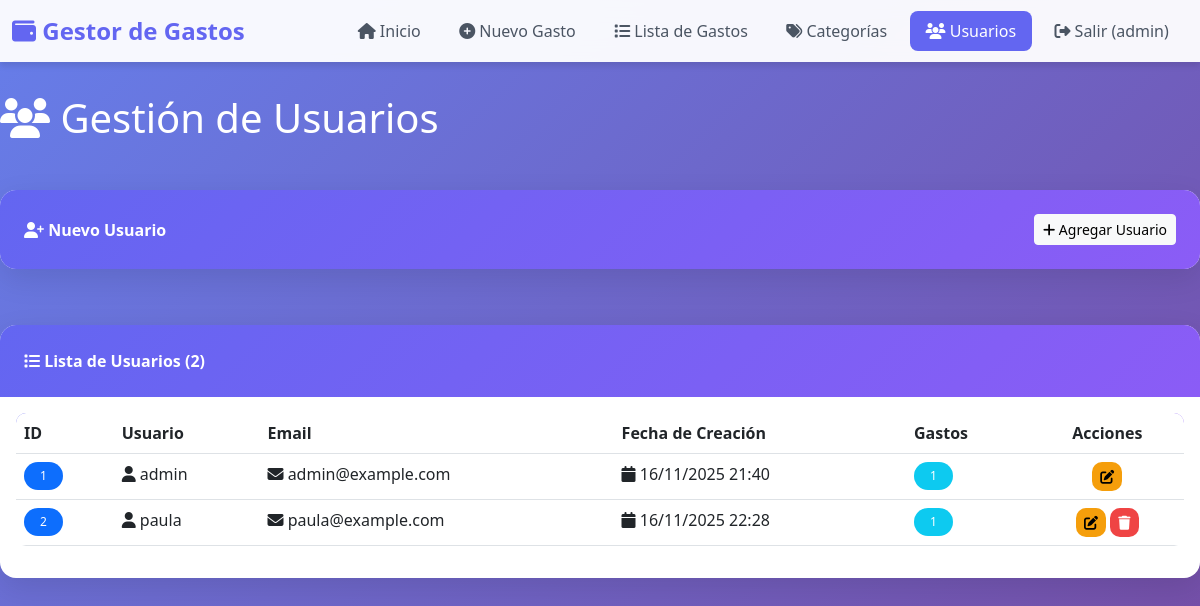
/usuarios (signed in), run on the app's committed database.
### models.py (models this page shows, shortened)
class Usuario(db.Model):
    __tablename__ = 'usuarios'  # Nombre de la tabla en la base de datos
    id = db.Column(db.Integer, primary_key=True)  # ID único del usuario
    username = db.Column(db.String(80), unique=True, nullable=False)  # Nombre de usuario único
    email = db.Column(db.String(120), unique=True, nullable=False)  # Email único
    password_hash = db.Column(db.String(200), nullable=False)  # Contraseña encriptada
    fecha_creacion = db.Column(db.DateTime, default=datetime.utcnow)  # Fecha de creación
    gastos = db.relationship('Gasto', backref='usuario', lazy=True, cascade='all, delete-orphan')

### app.py (the view)
@app.route('/usuarios')
@login_required
def usuarios():
    usuarios = Usuario.query.all()
    return render_template('usuarios.html', usuarios=usuarios)

### app.py (called while the page is built)
def login_required(f):
    @wraps(f)
    def decorated_function(*args, **kwargs):
        if 'user_id' not in session:
            flash('Debes iniciar sesión para acceder a esta página', 'warning')
            return redirect(url_for('login'))
        return f(*args, **kwargs)
    return decorated_function

### templates/usuarios.html (shortened to what this page needs)
{% extends "base.html" %}
{% block content %}
<div class="row mb-4">
    <div class="col-12">
        <h1 class="text-white mb-4">
            <i class="fas fa-users"></i> Gestión de Usuarios
        </h1>
    </div>
</div>
<div class="row">
    <div class="col-12 mb-4">
        <div class="card">
            <div class="card-header d-flex justify-content-between align-items-center">
                <span><i class="fas fa-user-plus"></i> Nuevo Usuario</span>
                <button class="btn btn-light btn-sm" data-bs-toggle="modal" data-bs-target="#modalCrearUsuario">
                    <i class="fas fa-plus"></i> Agregar Usuario
                </button>
            </div>
        </div>
    </div>
</div>
<div class="row">
    <div class="col-12">
        <div class="card">
            <div class="card-header">
                <i class="fas fa-list"></i> Lista de Usuarios ({{ usuarios|length }})
            </div>
            <div class="card-body">
                {% if usuarios %}
                <div class="table-responsive">
                    <table class="table table-hover">
                        <thead>
                            <tr>
                                <th>ID</th>
                                <th>Usuario</th>
                                <th>Email</th>
                                <th>Fecha de Creación</th>
                                <th>Gastos</th>
                                <th class="text-center">Acciones</th>
                            </tr>
                        </thead>
                        <tbody>
                            {% for usuario in usuarios %}
                            <tr>
                                <td><span class="badge bg-primary">{{ usuario.id }}</span></td>
                                <td><i class="fas fa-user"></i> {{ usuario.username }}</td>
                                <td><i class="fas fa-envelope"></i> {{ usuario.email }}</td>
                                <td><i class="fas fa-calendar"></i> {{ usuario.fecha_creacion.strftime('%d/%m/%Y %H:%M') }}</td>
                                <td><span class="badge bg-info">{{ usuario.gastos|length }}</span></td>
                                <td class="text-center">
                                    <button class="btn btn-sm btn-warning"
                                            data-bs-toggle="modal"
                                            data-bs-target="#modalEditarUsuario{{ usuario.id }}">
                                        <i class="fas fa-edit"></i>
                                    </button>
                                    {% if usuario.id != session.user_id %}
                                    <a href="{{ url_for('eliminar_usuario', id=usuario.id) }}"
                                       class="btn btn-sm btn-danger"
                                       onclick="return confirm('¿Eliminar este usuario?')">
                                        <i class="fas fa-trash"></i>
                                    </a>
                                    {% endif %}
                                </td>
                            </tr>
                            {% endfor %}
                        </tbody>
                    </table>
                </div>
                {% else %}
                <div class="alert alert-info text-center">
                    <i class="fas fa-info-circle fa-3x mb-3"></i>
                    <h5>No hay usuarios</h5>
                </div>
                {% endif %}
            </div>
        </div>
    </div>
</div>
{% endblock %}

### templates/base.html (shortened to what this page needs)
<!DOCTYPE html>
<html lang="es">
<head>
    <link href="https://cdn.jsdelivr.net/npm/bootstrap@5.3.0/dist/css/bootstrap.min.css" rel="stylesheet">
    <link rel="stylesheet" href="https://cdnjs.cloudflare.com/ajax/libs/font-awesome/6.4.0/css/all.min.css">
    <link rel="stylesheet" href="{{ url_for('static', filename='style.css') }}">
</head>
<body>
    {% if session.user_id %}
    <nav class="navbar navbar-expand-lg navbar-light">
        <div class="container-fluid">
            <a class="navbar-brand" href="{{ url_for('home') }}">
                <i class="fas fa-wallet"></i> Gestor de Gastos
            </a>
            <div class="collapse navbar-collapse" id="navbarNav">
                <ul class="navbar-nav ms-auto">
                    <li class="nav-item">
                        <a class="nav-link {% if request.endpoint == 'home' %}active{% endif %}"
                           href="{{ url_for('home') }}">
                            <i class="fas fa-home"></i> Inicio
                        </a>
                    </li>
                    <li class="nav-item">
                        <a class="nav-link {% if request.endpoint == 'gastos' %}active{% endif %}"
                           href="{{ url_for('gastos') }}">
                            <i class="fas fa-plus-circle"></i> Nuevo Gasto
                        </a>
                    </li>
                    <li class="nav-item">
                        <a class="nav-link {% if request.endpoint == 'lista_gastos' %}active{% endif %}"
                           href="{{ url_for('lista_gastos') }}">
                            <i class="fas fa-list"></i> Lista de Gastos
                        </a>
                    </li>
                    <li class="nav-item">
                        <a class="nav-link {% if request.endpoint == 'categorias' %}active{% endif %}"
                           href="{{ url_for('categorias') }}">
                            <i class="fas fa-tags"></i> Categorías
                        </a>
                    </li>
                    <li class="nav-item">
                        <a class="nav-link {% if request.endpoint == 'usuarios' %}active{% endif %}"
                           href="{{ url_for('usuarios') }}">
                            <i class="fas fa-users"></i> Usuarios
                        </a>
                    </li>
                    <li class="nav-item">
                        <a class="nav-link" href="{{ url_for('logout') }}">
                            <i class="fas fa-sign-out-alt"></i> Salir ({{ session.username }})
                        </a>
                    </li>
                </ul>
            </div>
        </div>
    </nav>
    {% endif %}
    <div class="container-custom">
        {% block content %}{% endblock %}
    </div>
</body>
</html>

### static/style.css (style rules this page uses)
:root { --primary-color: #6366f1; --secondary-color: #8b5cf6; --success-color: #10b981; --danger-color: #ef4444; --warning-color: #f59e0b; }
body { font-family: 'Segoe UI', Tahoma, Geneva, Verdana, sans-serif; background: linear-gradient(135deg, #667eea 0%, #764ba2 100%); min-height: 100vh; padding-bottom: 50px; }
.navbar { background: rgba(255, 255, 255, 0.95) !important; backdrop-filter: blur(10px); box-shadow: 0 4px 6px rgba(0, 0, 0, 0.1); }
.navbar-brand { font-weight: bold; color: var(--primary-color) !important; font-size: 1.5rem; }
.nav-link { color: #4b5563 !important; font-weight: 500; transition: all 0.3s; padding: 0.5rem 1rem !important; border-radius: 8px; margin: 0 0.2rem; }
.nav-link.active { background: var(--primary-color) !important; color: white !important; }
.container-custom { max-width: 1200px; margin: 2rem auto; }
.card { border: none; border-radius: 16px; box-shadow: 0 10px 30px rgba(0, 0, 0, 0.1); background: white; margin-bottom: 2rem; overflow: hidden; transition: transform 0.3s, box-shadow 0.3s; }
.card-header { background: linear-gradient(135deg, var(--primary-color), var(--secondary-color)); color: white; font-weight: bold; padding: 1.5rem; border: none; }
.btn-danger { background: var(--danger-color); border: none; border-radius: 10px; }
.btn-warning { background: var(--warning-color); border: none; border-radius: 10px; }
.table { border-radius: 10px; overflow: hidden; }
.table thead { background: linear-gradient(135deg, var(--primary-color), var(--secondary-color)); color: white; }
.table tbody tr { transition: background 0.3s; }
.badge { padding: 0.5rem 1rem; border-radius: 20px; font-weight: 500; }

### data on the page
Usuario: username "admin", id "1", email "admin@example.com", fecha_creacion "16/11/2025 21:40", gastos|length "1"
Usuario: id "2", username "paula", email "paula@example.com", fecha_creacion "16/11/2025 22:28", gastos|length "1"

### other printed values
{{ usuarios|length }} "2"
